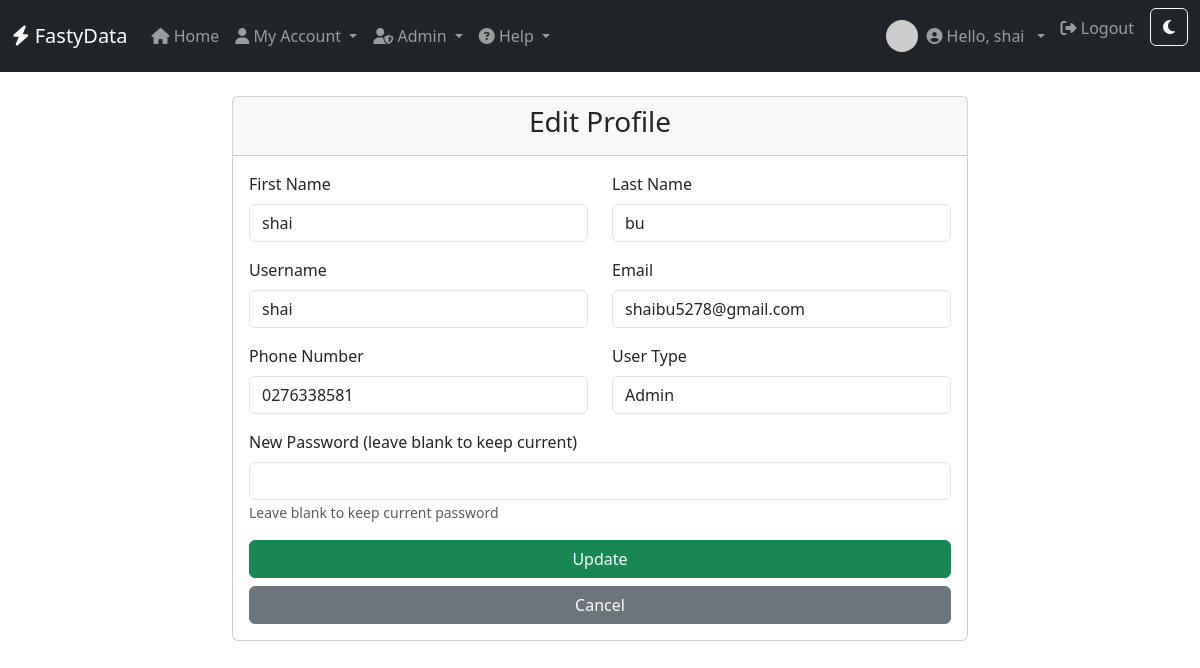
The app's page /profile/edit (signed in) with its own data.
### models/user.py (models this page shows, shortened)
class User(db.Model, UserMixin):
    id = db.Column(db.Integer, primary_key=True)
    first_name=db.Column(db.String(80),nullable=False)
    last_name=db.Column(db.String(80), nullable=False)
    username = db.Column(db.String(80), unique=True, nullable=False)
    password_hash = db.Column(db.String(128))
    user_type = db.Column(db.String(80), nullable=False)
    phone_number=db.Column(db.String(15))
    email = db.Column(db.String(120))

### app.py (the view, shortened to what this page needs)
@app.route('/profile/edit', methods=['GET', 'POST'])
@login_required
def edit_profile():
    from forms.registerform import EditUserForm
    form = EditUserForm(obj=current_user)
    if current_user.user_type != 'admin':
        form.user_type.render_kw = {'disabled': True}
    return render_template('edit_profile.html', form=form)

### forms/registerform.py
class EditUserForm(FlaskForm):
    first_name = StringField('First Name', validators=[DataRequired(), Length(min=1, max=80)])
    last_name = StringField('Last Name', validators=[DataRequired(), Length(min=1, max=80)])
    username = StringField('Username', validators=[DataRequired(), Length(min=2, max=80)])
    email = StringField('Email', validators=[Optional(), Email()])
    phone_number = StringField('Phone Number', validators=[Optional(), Length(max=15)])
    user_type = SelectField('User Type', choices=[('user', 'User'), ('admin', 'Admin')], validators=[DataRequired()])
    password = PasswordField('New Password (leave blank to keep current)')
    submit = SubmitField('Update')

### app.py (called while the page is built)
@login_manager.user_loader
def load_user(user_id):
    return db.session.get(User, int(user_id))

### templates/edit_profile.html (shortened to what this page needs)
{% extends "base.html" %}
{% block content %}
<div class="row justify-content-center">
  <div class="col-md-8">
    <div class="card">
      <div class="card-header text-center">
        <h3>Edit Profile</h3>
      </div>
      <div class="card-body">
        <form method="POST">
          <div class="row">
            <div class="col-md-6">
              <div class="mb-3">
                {{ form.first_name.label(class="form-label") }}
                {{ form.first_name(class="form-control") }}
              </div>
            </div>
            <div class="col-md-6">
              <div class="mb-3">
                {{ form.last_name.label(class="form-label") }}
                {{ form.last_name(class="form-control") }}
              </div>
            </div>
          </div>
          <div class="row">
            <div class="col-md-6">
              <div class="mb-3">
                {{ form.username.label(class="form-label") }}
                {{ form.username(class="form-control") }}
              </div>
            </div>
            <div class="col-md-6">
              <div class="mb-3">
                {{ form.email.label(class="form-label") }}
                {{ form.email(class="form-control") }}
              </div>
            </div>
          </div>
          <div class="row">
            <div class="col-md-6">
              <div class="mb-3">
                {{ form.phone_number.label(class="form-label") }}
                {{ form.phone_number(class="form-control") }}
              </div>
            </div>
            {% if current_user.user_type == 'admin' %}
            <div class="col-md-6">
              <div class="mb-3">
                {{ form.user_type.label(class="form-label") }}
                {{ form.user_type(class="form-control") }}
              </div>
            </div>
            {% endif %}
          </div>
          <div class="mb-3">
            {{ form.password.label(class="form-label") }}
            {{ form.password(class="form-control") }}
            <small class="form-text text-muted">Leave blank to keep current password</small>
          </div>
          <div class="d-grid gap-2">
            {{ form.submit(class="btn btn-success") }}
            <a href="{{ url_for('profile') }}" class="btn btn-secondary">Cancel</a>
          </div>
        </form>
      </div>
    </div>
  </div>
</div>
{% endblock %}

### templates/base.html (shortened to what this page needs)
<!DOCTYPE html>
<html lang="en">
<head>
    <link rel="stylesheet" href="https://cdn.jsdelivr.net/npm/bootstrap@5.3.0/dist/css/bootstrap.min.css">
    <link rel="stylesheet" href="https://cdnjs.cloudflare.com/ajax/libs/font-awesome/6.4.0/css/all.min.css">
</head>
<body>
<nav class="navbar navbar-expand-lg navbar-dark bg-dark mb-4">
    <div class="container-fluid">
        <a class="navbar-brand" href="{{ url_for('home') }}">
            <i class="fas fa-bolt"></i> FastyData
        </a>
        <div class="collapse navbar-collapse" id="navbarNav">
            <ul class="navbar-nav me-auto mb-2 mb-lg-0">
                <li class="nav-item">
                    <a class="nav-link {% if request.endpoint == 'home' %}active{% endif %}" href="{{ url_for('home') }}">
                        <i class="fas fa-home"></i> Home
                    </a>
                </li>
                {% if current_user.is_authenticated %}
                    <li class="nav-item dropdown">
                        <a class="nav-link dropdown-toggle {% if request.endpoint in ['account', 'transactions'] %}active{% endif %}" href="#" id="userDropdown" role="button" data-bs-toggle="dropdown" aria-expanded="false">
                            <i class="fas fa-user"></i> My Account
                        </a>
                    </li>
                    {% if current_user.user_type == 'admin' %}
                        <li class="nav-item dropdown">
                            <a class="nav-link dropdown-toggle " href="#" id="adminDropdown" role="button" data-bs-toggle="dropdown" aria-expanded="false">
                                <i class="fas fa-user-shield"></i> Admin
                            </a>
                        </li>
                    {% endif %}
                {% endif %}
                <li class="nav-item dropdown">
                    <a class="nav-link dropdown-toggle" href="#" id="helpDropdown" role="button" data-bs-toggle="dropdown" aria-expanded="false">
                        <i class="fas fa-question-circle"></i> Help
                    </a>
                </li>
            </ul>
            <ul class="navbar-nav mb-2 mb-lg-0">
                {% if current_user.is_authenticated %}
                    <li class="nav-item dropdown d-flex align-items-center">
                        <a href="#" class="nav-link dropdown-toggle d-flex align-items-center" id="avatarDropdown" role="button" data-bs-toggle="dropdown" aria-expanded="false">
                            <img src="https://ui-avatars.com/api/?name={{ current_user.first_name|default('U') }}+{{ current_user.last_name|default('S') }}&background=random&size=32"
                                 alt="avatar" class="rounded-circle me-2" width="32" height="32">
                            <span class="navbar-text me-2">
                                <i class="fas fa-user-circle"></i> Hello, {{ current_user.username }}
                            </span>
                        </a>
                    </li>
                    <li class="nav-item">
                        <a class="nav-link" href="{{ url_for('logout') }}">
                            <i class="fas fa-sign-out-alt"></i> Logout
                        </a>
                    </li>
                    <li class="nav-item">
                        <button id="themeToggle" class="btn btn-outline-light ms-2" type="button" title="Toggle dark/light mode">
                            <i class="fas fa-moon" id="themeIcon"></i>
                        </button>
                    </li>
                {% endif %}
            </ul>
        </div>
    </div>
</nav>
<div class="container">
    {% block content %}{% endblock %}
</div>
</body>
</html>

### records on screen
User: username "shai", first_name "shai", last_name "bu", email "shaibu5278@gmail.com", phone_number "0276338581", user_type "Admin"
